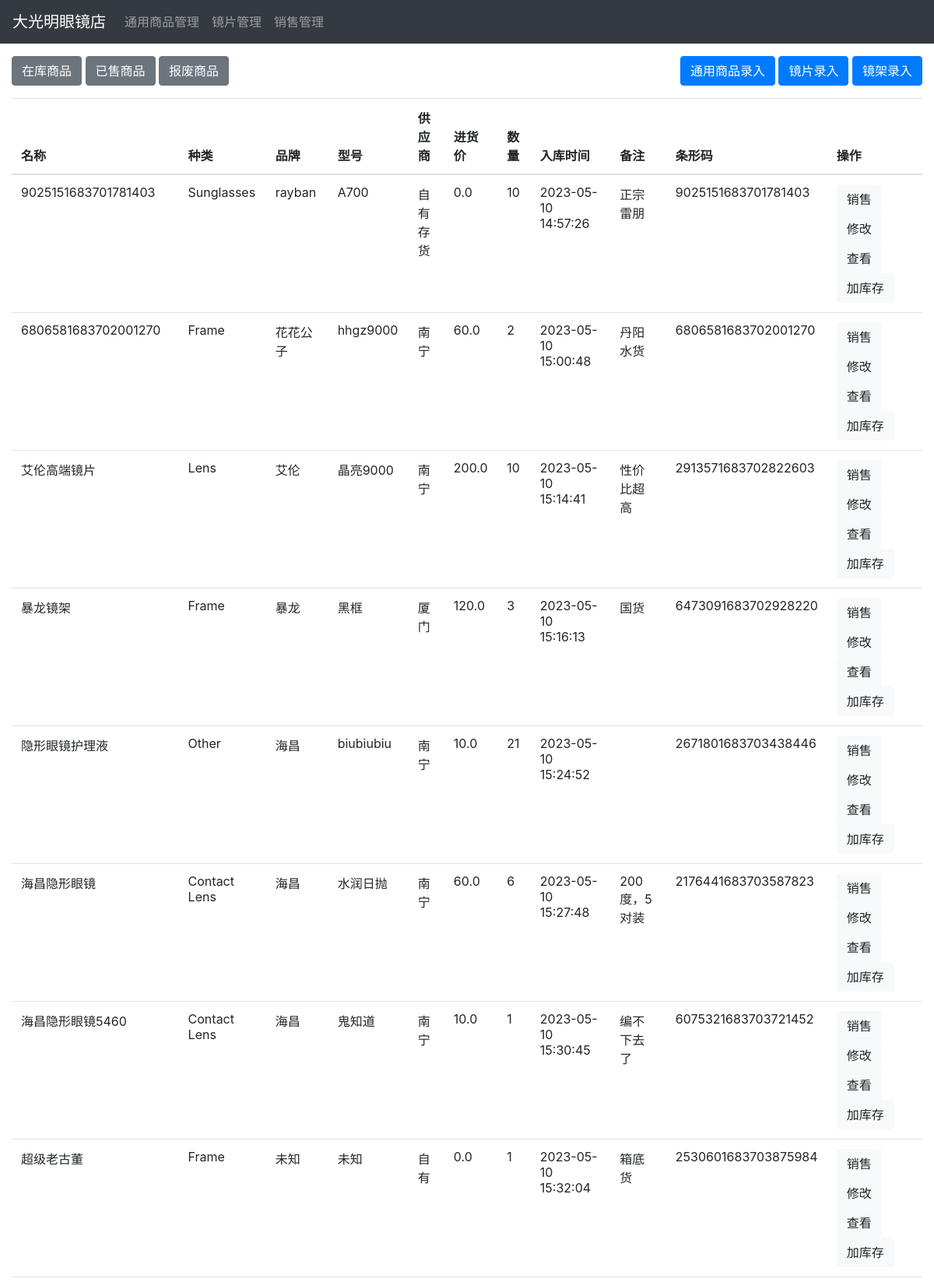
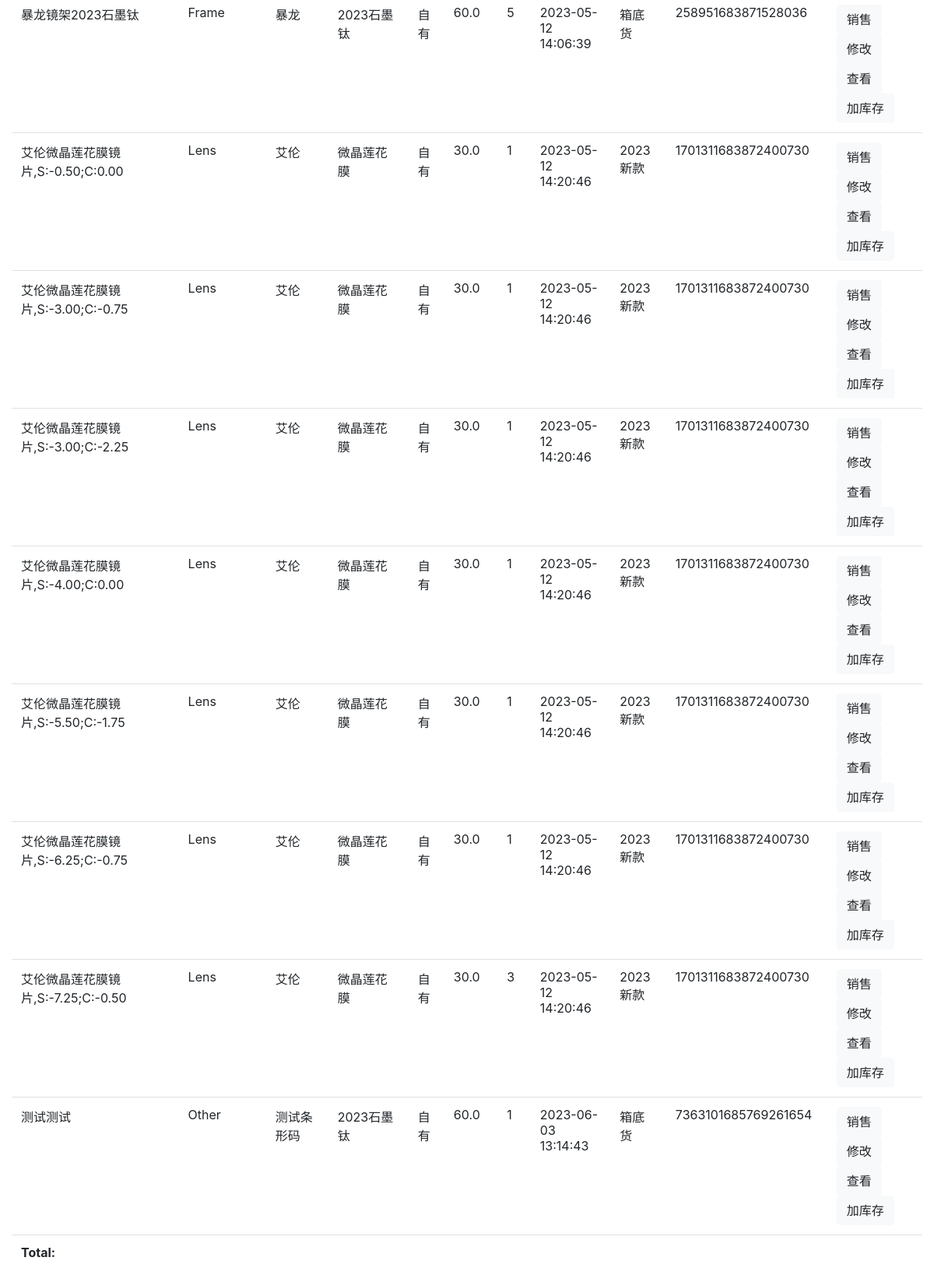
Page /products_list on the committed database (2 pictures, top to bottom).
### models/product.py (models this page shows, shortened)
class Product(db.Model):
    __tablename__ = 'products'
    id = db.Column(db.Integer, primary_key=True)
    name = db.Column(db.String(80), nullable=False)
    category = db.Column(db.String(40), nullable=False)
    brand = db.Column(db.String(40))
    status = db.Column(db.Integer)
    cost_price = db.Column(db.Float)
    supplier = db.Column(db.String(80))
    unit = db.Column(db.String(6))
    specification = db.Column(db.String(40))
    barcode = db.Column(db.String(80))
    remark = db.Column(db.String(80))
    attribute1 = db.Column(db.String(80))
    attribute2 = db.Column(db.String(80))
    attribute3 = db.Column(db.String(80))
    attribute4 = db.Column(db.String(80))
    attribute5 = db.Column(db.String(80))
    in_time = db.Column(db.DateTime)
    out_time = db.Column(db.DateTime)
    list_price = db.Column(db.Float)
    sales_price = db.Column(db.Float)
    salesperson = db.Column(db.String(12))
    abandonment_time = db.Column(db.DateTime)

### app.py (the view)
@app.route('/products_list', methods=['GET', 'POST'])
def products_list():
    products = Product.query.filter_by(status=1).all()
    solds = Product.query.filter_by(status=2).all()
    abandonments = Product.query.filter_by(status=3).all()
    quantity_dict = {}
    for product in products:
        if product.name in quantity_dict:
            quantity_dict[product.name] += 1
        else:
            quantity_dict[product.name] = 1
    return render_template('products_list.html', products=products, solds=solds, abandonments=abandonments, quantity_dict=quantity_dict)

### templates/products_list.html (shortened to what this page needs)
<head>
    <link rel="stylesheet" type="text/css" href="https://cdn.datatables.net/v/dt/dt-1.11.3/datatables.min.css"/>
    <link rel="stylesheet" href="https://cdnjs.cloudflare.com/ajax/libs/font-awesome/5.15.4/css/all.min.css"/>
</head>
{% extends 'base.html' %}
{% block content %}
    <div class="row mb-3">
        <div class="col-md-6 text-left">
            <button id="inventory-btn" class="btn btn-secondary">在库商品</button>
            <button id="sold-btn"  class="btn btn-secondary">已售商品</button>
            <button id="abandonment-btn"  class="btn btn-secondary">报废商品</button>
        </div>
        <div class="col-md-6 text-right">
            <a href="{{ url_for('add_product', category=session['category'] if session['category'] else 'Sunglasses') }}" class="btn btn-primary">通用商品录入</a>
            <a href="{{ url_for('add_product', category='Lens') }}" class="btn btn-primary">镜片录入</a>
            <a href="{{ url_for('add_product', category='Frame') }}" class="btn btn-primary">镜架录入</a>
        </div>
    </div>
	<table id="product-table" class="table">
		<thead>
			<tr>
                <th data-sort="0">名称</th>
                <th data-sort="1">种类</th>
                <th data-sort="2">品牌</th>
                <th data-sort="3">型号</th>
                <th data-sort="4">供应商</th>
                <th data-sort="5">进货价</th>
                <th data-sort="6">数量</th>
                <th data-sort="7">入库时间</th>
                <th class="no-sort">备注</th>
                <th class="no-sort">条形码</th>
                <th class="no-sort">操作</th>
			</tr>
		</thead>
		<tbody>
            {% set displayed_names = [] %}
			{% for product in products %}
                {% if product.name not in displayed_names %}
                    <tr>
                        <td>{{ product.name }}</td>
                        <td>{{ product.category }}</td>
                        <td>{{ product.brand }}</td>
                        <td>{{ product.specification }}</td>
                        <td>{{ product.supplier }}</td>
                        <td>{{ product.cost_price }}</td>
                        <td>{{ quantity_dict[product.name] }}</td>
                        <td>{{ product.in_time.strftime('%Y-%m-%d %H:%M:%S') }}</td>
                        <td>{{ product.remark }}</td>
                        <td>{{ product.barcode }}</td>
                        <td>
                            <button class="btn btn-light" onclick="sellProduct({{ product.id }})">销售</button>
                            <a href="{{ url_for('edit_products', product_id=product.id) }}" class="btn btn-light">修改</a>
                            <button class="btn btn-light" onclick="viewProduct({{ product.id }})">查看</button>
                            <button class="btn btn-light" onclick="addStock({{ product.id }})">加库存</button>
                        </td>
                    </tr>
                    {% set _ = displayed_names.append(product.name) %}
                {% endif %}
			{% endfor %}
		</tbody>
        <tfoot>
        <tr id="footer-row">
            <th>Total:</th>
            <th></th>
            <th></th>
            <th></th>
            <th></th>
            <th></th>
            <th></th>
            <th></th>
            <th></th>
            <th></th>
            <th></th>
        </tr>
        </tfoot>
	</table>
{% endblock %}

### templates/base.html (shortened to what this page needs)
<html>
<head>
    <link rel="stylesheet" href="https://cdn.bootcss.com/bootstrap/4.0.0/css/bootstrap.min.css"/>
</head>
<body>
    <nav class="navbar navbar-expand-lg navbar-dark bg-dark">
        <a class="navbar-brand" href="#">大光明眼镜店</a>
        <div class="collapse navbar-collapse" id="navbarNav">
            <ul class="navbar-nav">
                <li class="nav-item {% if active_page == 'product' %}active{% endif %}">
                    <a class="nav-link" href="{{ url_for('products_list') }}">通用商品管理</a>
                </li>
                <li class="nav-item {% if active_page == 'lens' %}active{% endif %}">
                    <a class="nav-link" href="{{ url_for('lens_view') }}">镜片管理</a>
                </li>
                <li class="nav-item {% if active_page == 'sales' %}active{% endif %}">
                    <a class="nav-link" href="{{ url_for('sales_list') }}">销售管理</a>
                </li>
            </ul>
        </div>
    </nav>
    <div class="container-fluid mt-3">
        {% block content %}
        {% endblock %}
    </div>
</body>
</html>

### templates/base.html (style rules this page uses)
.btn-primary { color: #fff; background-color: #007bff; border-color: #007bff; }
.btn-secondary { color: #fff; background-color: #6c757d; border-color: #6c757d; }

### rows in the picture
Product: name "9025151683701781403", category "Sunglasses", brand "rayban", specification "A700", supplier "自有存货", cost_price "0.0", name "10", in_time "2023-05-10 14:57:26", remark "正宗雷朋", barcode "9025151683701781403"
Product: name "6806581683702001270", category "Frame", brand "花花公子", specification "hhgz9000", supplier "南宁", cost_price "60.0", name "2", in_time "2023-05-10 15:00:48", remark "丹阳水货", barcode "6806581683702001270"
Product: name "艾伦高端镜片", category "Lens", brand "艾伦", specification "晶亮9000", supplier "南宁", cost_price "200.0", name "10", in_time "2023-05-10 15:14:41", remark "性价比超高", barcode "2913571683702822603"
Product: name "暴龙镜架", category "Frame", brand "暴龙", specification "黑框", supplier "厦门", cost_price "120.0", name "3", in_time "2023-05-10 15:16:13", remark "国货", barcode "6473091683702928220"
Product: name "隐形眼镜护理液", category "Other", brand "海昌", specification "biubiubiu", supplier "南宁", cost_price "10.0", name "21", in_time "2023-05-10 15:24:52", barcode "2671801683703438446"
Product: name "海昌隐形眼镜", category "Contact Lens", brand "海昌", specification "水润日抛", supplier "南宁", cost_price "60.0", name "6", in_time "2023-05-10 15:27:48", remark "200度，5对装", barcode "2176441683703587823"
Product: name "海昌隐形眼镜5460", category "Contact Lens", brand "海昌", specification "鬼知道", supplier "南宁", cost_price "10.0", name "1", in_time "2023-05-10 15:30:45", remark "编不下去了", barcode "6075321683703721452"
Product: name "超级老古董", category "Frame", brand "未知", specification "未知", supplier "自有", cost_price "0.0", name "1", in_time "2023-05-10 15:32:04", remark "箱底货", barcode "2530601683703875984"
Product: name "暴龙镜架2023石墨钛", category "Frame", brand "暴龙", specification "2023石墨钛", supplier "自有", cost_price "60.0", name "5", in_time "2023-05-12 14:06:39", remark "箱底货", barcode "258951683871528036"
Product: name "艾伦微晶莲花膜镜片,S:-0.50;C:0.00", category "Lens", brand "艾伦", specification "微晶莲花膜", supplier "自有", cost_price "30.0", name "1", in_time "2023-05-12 14:20:46", remark "2023新款", barcode "1701311683872400730"
Product: name "艾伦微晶莲花膜镜片,S:-3.00;C:-0.75", category "Lens", brand "艾伦", specification "微晶莲花膜", supplier "自有", cost_price "30.0", name "1", in_time "2023-05-12 14:20:46", remark "2023新款", barcode "1701311683872400730"
Product: name "艾伦微晶莲花膜镜片,S:-3.00;C:-2.25", category "Lens", brand "艾伦", specification "微晶莲花膜", supplier "自有", cost_price "30.0", name "1", in_time "2023-05-12 14:20:46", remark "2023新款", barcode "1701311683872400730"
Product: name "艾伦微晶莲花膜镜片,S:-4.00;C:0.00", category "Lens", brand "艾伦", specification "微晶莲花膜", supplier "自有", cost_price "30.0", name "1", in_time "2023-05-12 14:20:46", remark "2023新款", barcode "1701311683872400730"
Product: name "艾伦微晶莲花膜镜片,S:-5.50;C:-1.75", category "Lens", brand "艾伦", specification "微晶莲花膜", supplier "自有", cost_price "30.0", name "1", in_time "2023-05-12 14:20:46", remark "2023新款", barcode "1701311683872400730"
Product: name "艾伦微晶莲花膜镜片,S:-6.25;C:-0.75", category "Lens", brand "艾伦", specification "微晶莲花膜", supplier "自有", cost_price "30.0", name "1", in_time "2023-05-12 14:20:46", remark "2023新款", barcode "1701311683872400730"
Product: name "艾伦微晶莲花膜镜片,S:-7.25;C:-0.50", category "Lens", brand "艾伦", specification "微晶莲花膜", supplier "自有", cost_price "30.0", name "3", in_time "2023-05-12 14:20:46", remark "2023新款", barcode "1701311683872400730"
Product: name "测试测试", category "Other", brand "测试条形码", specification "2023石墨钛", supplier "自有", cost_price "60.0", name "1", in_time "2023-06-03 13:14:43", remark "箱底货", barcode "7363101685769261654"
